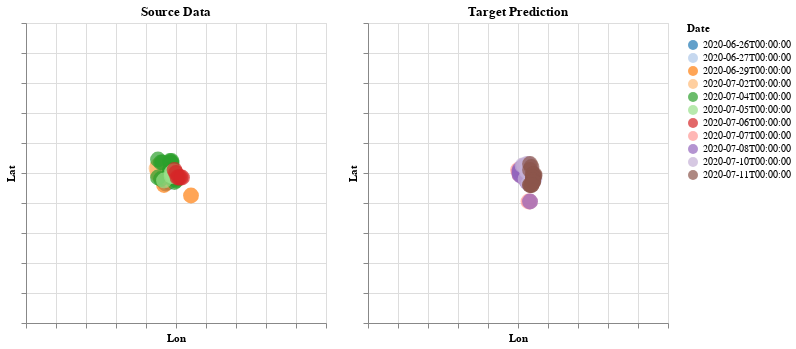

Notebook code cell kept with this figure:
### Code cell
# Illustrate what we are asking model to predict.
source = alt.Chart(t_df[t_df['Date'] <= centroid_date][['lat_grid', 'lon_grid', 'Date', 'tool']]
                  ,title = 'Source Data').mark_circle(size=250).encode(
    alt.X('lon_grid', title = 'Lon', axis=alt.Axis(labels=False), scale=alt.Scale(domain=[-100, 100])),
    alt.Y('lat_grid', title = 'Lat', axis=alt.Axis(labels=False), scale=alt.Scale(domain=[-100, 100])),
    color = alt.Color('Date:N', scale=alt.Scale(scheme = 'category20')),
    tooltip = 'tool'
).properties(height=300, width=300).interactive()

target = alt.Chart(t_df[t_df['Date'] > centroid_date][['lat_grid', 'lon_grid', 'Date', 'tool']]
                  ,title = 'Target Prediction').mark_circle(size=250).encode(
    alt.X('lon_grid', title = 'Lon', axis=alt.Axis(labels=False), scale=alt.Scale(domain=[-100, 100])),
    alt.Y('lat_grid', title = 'Lat', axis=alt.Axis(labels=False), scale=alt.Scale(domain=[-100, 100])),
    color = alt.Color('Date:N', scale=alt.Scale(scheme = 'category20')),
    tooltip = 'tool'
).properties(height=300, width=300).interactive()

source | target

### Figure 1 — Vega-Lite specification as saved in the notebook (floating-point values rounded to 4 significant figures)
{"config": {"view": {"continuousWidth": 400, "continuousHeight": 300}}, "hconcat": [{"data": {"name": "data-b34a321770ddd9944b43e85dd79549f0"}, "mark": {"type": "circle", "size": 250}, "encoding": {"color": {"field": "Date", "scale": {"scheme": "category20"}, "type": "nominal"}, "tooltip": {"field": "tool", "type": "nominal"}, "x": {"axis": {"labels": false}, "field": "lon_grid", "scale": {"domain": [-100, 100]}, "title": "Lon", "type": "quantitative"}, "y": {"axis": {"labels": false}, "field": "lat_grid", "scale": {"domain": [-100, 100]}, "title": "Lat", "type": "quantitative"}}, "height": 300, "selection": {"selector002": {"type": "interval", "bind": "scales", "encodings": ["x", "y"]}}, "title": "Source Data", "width": 300}, {"data": {"name": "data-e04e47a8e79a2b0d802afb26e957ed24"}, "mark": {"type": "circle", "size": 250}, "encoding": {"color": {"field": "Date", "scale": {"scheme": "category20"}, "type": "nominal"}, "tooltip": {"field": "tool", "type": "nominal"}, "x": {"axis": {"labels": false}, "field": "lon_grid", "scale": {"domain": [-100, 100]}, "title": "Lon", "type": "quantitative"}, "y": {"axis": {"labels": false}, "field": "lat_grid", "scale": {"domain": [-100, 100]}, "title": "Lat", "type": "quantitative"}}, "height": 300, "selection": {"selector003": {"type": "interval", "bind": "scales", "encodings": ["x", "y"]}}, "title": "Target Prediction", "width": 300}], "$schema": "https://vega.github.io/schema/vega-lite/v4.17.0.json", "datasets": {"data-b34a321770ddd9944b43e85dd79549f0": [{"lat_grid": -5.0, "lon_grid": -6.0, "Date": "2020-06-26T00:00:00", "tool": "-6.0 x -5.0"}, {"lat_grid": -5.0, "lon_grid": -5.0, "Date": "2020-06-26T00:00:00", "tool": "-5.0 x -5.0"}, {"lat_grid": -6.0, "lon_grid": -6.0, "Date": "2020-06-26T00:00:00", "tool": "-6.0 x -6.0"}, {"lat_grid": -6.0, "lon_grid": -5.0, "Date": "2020-06-26T00:00:00", "tool": "-5.0 x -6.0"}, {"lat_grid": -5.0, "lon_grid": -5.0, "Date": "2020-06-26T00:00:00", "tool": "-5.0 x -5.0"}, {"lat_grid": -5.0, "lon_grid": -6.0, "Date": "2020-06-26T00:00:00", "tool": "-6.0 x -5.0"}, {"lat_grid": -7.0, "lon_grid": -7.0, "Date": "2020-06-26T00:00:00", "tool": "-7.0 x -7.0"}, {"lat_grid": -3.0, "lon_grid": -6.0, "Date": "2020-06-27T00:00:00", "tool": "-6.0 x -3.0"}, {"lat_grid": -3.0, "lon_grid": -6.0, "Date": "2020-06-27T00:00:00", "tool": "-6.0 x -3.0"}, {"lat_grid": -5.0, "lon_grid": -4.0, "Date": "2020-06-27T00:00:00", "tool": "-4.0 x -5.0"}, {"lat_grid": -8.0, "lon_grid": -8.0, "Date": "2020-06-29T00:00:00", "tool": "-8.0 x -8.0"}, {"lat_grid": -15.0, "lon_grid": 10.0, "Date": "2020-06-29T00:00:00", "tool": "10.0 x -15.0"}, {"lat_grid": 5.0, "lon_grid": -12.0, "Date": "2020-07-02T00:00:00", "tool": "-12.0 x 5.0"}, {"lat_grid": 4.0, "lon_grid": -11.0, "Date": "2020-07-02T00:00:00", "tool": "-11.0 x 4.0"}, {"lat_grid": 4.0, "lon_grid": -10.0, "Date": "2020-07-02T00:00:00", "tool": "-10.0 x 4.0"}, {"lat_grid": 4.0, "lon_grid": -8.0, "Date": "2020-07-02T00:00:00", "tool": "-8.0 x 4.0"}, {"lat_grid": 3.0, "lon_grid": -13.0, "Date": "2020-07-02T00:00:00", "tool": "-13.0 x 3.0"}, {"lat_grid": 3.0, "lon_grid": -11.0, "Date": "2020-07-02T00:00:00", "tool": "-11.0 x 3.0"}, {"lat_grid": 2.0, "lon_grid": -7.0, "Date": "2020-07-02T00:00:00", "tool": "-7.0 x 2.0"}, {"lat_grid": 1.0, "lon_grid": -7.0, "Date": "2020-07-02T00:00:00", "tool": "-7.0 x 1.0"}, {"lat_grid": 2.0, "lon_grid": -11.0, "Date": "2020-07-02T00:00:00", "tool": "-11.0 x 2.0"}, {"lat_grid": 0.0, "lon_grid": -11.0, "Date": "2020-07-02T00:00:00", "tool": "-11.0 x 0.0"}, {"lat_grid": 0.0, "lon_grid": -7.0, "Date": "2020-07-02T00:00:00", "tool": "-7.0 x 0.0"}, {"lat_grid": 0.0, "lon_grid": -6.0, "Date": "2020-07-02T00:00:00", "tool": "-6.0 x 0.0"}, {"lat_grid": -1.0, "lon_grid": -12.0, "Date": "2020-07-02T00:00:00", "tool": "-12.0 x -1.0"}, {"lat_grid": -1.0, "lon_grid": -10.0, "Date": "2020-07-02T00:00:00", "tool": "-10.0 x -1.0"}, {"lat_grid": 5.0, "lon_grid": -12.0, "Date": "2020-07-02T00:00:00", "tool": "-12.0 x 5.0"}, {"lat_grid": 5.0, "lon_grid": -10.0, "Date": "2020-07-02T00:00:00", "tool": "-10.0 x 5.0"}, {"lat_grid": 5.0, "lon_grid": -9.0, "Date": "2020-07-02T00:00:00", "tool": "-9.0 x 5.0"}, {"lat_grid": 4.0, "lon_grid": -7.0, "Date": "2020-07-02T00:00:00", "tool": "-7.0 x 4.0"}, {"lat_grid": 4.0, "lon_grid": -12.0, "Date": "2020-07-02T00:00:00", "tool": "-12.0 x 4.0"}, {"lat_grid": 3.0, "lon_grid": -8.0, "Date": "2020-07-02T00:00:00", "tool": "-8.0 x 3.0"}, {"lat_grid": 1.0, "lon_grid": -6.0, "Date": "2020-07-02T00:00:00", "tool": "-6.0 x 1.0"}, {"lat_grid": 2.0, "lon_grid": -12.0, "Date": "2020-07-02T00:00:00", "tool": "-12.0 x 2.0"}, {"lat_grid": 2.0, "lon_grid": -8.0, "Date": "2020-07-02T00:00:00", "tool": "-8.0 x 2.0"}, {"lat_grid": 1.0, "lon_grid": -12.0, "Date": "2020-07-02T00:00:00", "tool": "-12.0 x 1.0"}, {"lat_grid": 0.0, "lon_grid": -6.0, "Date": "2020-07-02T00:00:00", "tool": "-6.0 x 0.0"}, {"lat_grid": -1.0, "lon_grid": -11.0, "Date": "2020-07-02T00:00:00", "tool": "-11.0 x -1.0"}, {"lat_grid": -1.0, "lon_grid": -7.0, "Date": "2020-07-02T00:00:00", "tool": "-7.0 x -1.0"}, {"lat_grid": -2.0, "lon_grid": -11.0, "Date": "2020-07-02T00:00:00", "tool": "-11.0 x -2.0"}, {"lat_grid": 8.0, "lon_grid": -4.0, "Date": "2020-07-04T00:00:00", "tool": "-4.0 x 8.0"}, {"lat_grid": 9.0, "lon_grid": -12.0, "Date": "2020-07-04T00:00:00", "tool": "-12.0 x 9.0"}, {"lat_grid": 8.0, "lon_grid": -3.0, "Date": "2020-07-04T00:00:00", "tool": "-3.0 x 8.0"}, {"lat_grid": 7.0, "lon_grid": -4.0, "Date": "2020-07-04T00:00:00", "tool": "-4.0 x 7.0"}, {"lat_grid": 7.0, "lon_grid": -3.0, "Date": "2020-07-04T00:00:00", "tool": "-3.0 x 7.0"}, {"lat_grid": 7.0, "lon_grid": -10.0, "Date": "2020-07-04T00:00:00", "tool": "-10.0 x 7.0"}, {"lat_grid": 6.0, "lon_grid": -3.0, "Date": "2020-07-04T00:00:00", "tool": "-3.0 x 6.0"}, {"lat_grid": 7.0, "lon_grid": -9.0, "Date": "2020-07-04T00:00:00", "tool": "-9.0 x 7.0"}, {"lat_grid": 2.0, "lon_grid": -4.0, "Date": "2020-07-04T00:00:00", "tool": "-4.0 x 2.0"}, {"lat_grid": 1.0, "lon_grid": -4.0, "Date": "2020-07-04T00:00:00", "tool": "-4.0 x 1.0"}, {"lat_grid": 1.0, "lon_grid": -3.0, "Date": "2020-07-04T00:00:00", "tool": "-3.0 x 1.0"}, {"lat_grid": 0.0, "lon_grid": -4.0, "Date": "2020-07-04T00:00:00", "tool": "-4.0 x 0.0"}, {"lat_grid": 0.0, "lon_grid": -3.0, "Date": "2020-07-04T00:00:00", "tool": "-3.0 x 0.0"}, {"lat_grid": -4.0, "lon_grid": -1.0, "Date": "2020-07-04T00:00:00", "tool": "-1.0 x -4.0"}, {"lat_grid": -4.0, "lon_grid": 0.0, "Date": "2020-07-04T00:00:00", "tool": "0.0 x -4.0"}, {"lat_grid": -3.0, "lon_grid": -12.0, "Date": "2020-07-04T00:00:00", "tool": "-12.0 x -3.0"}, {"lat_grid": -4.0, "lon_grid": -10.0, "Date": "2020-07-04T00:00:00", "tool": "-10.0 x -4.0"}, {"lat_grid": -5.0, "lon_grid": 0.0, "Date": "2020-07-04T00:00:00", "tool": "0.0 x -5.0"}, {"lat_grid": -6.0, "lon_grid": -1.0, "Date": "2020-07-04T00:00:00", "tool": "-1.0 x -6.0"}, {"lat_grid": 1.0, "lon_grid": -2.0, "Date": "2020-07-05T00:00:00", "tool": "-2.0 x 1.0"}, {"lat_grid": 1.0, "lon_grid": -1.0, "Date": "2020-07-05T00:00:00", "tool": "-1.0 x 1.0"}, {"lat_grid": 0.0, "lon_grid": -3.0, "Date": "2020-07-05T00:00:00", "tool": "-3.0 x 0.0"}, {"lat_grid": -1.0, "lon_grid": -1.0, "Date": "2020-07-05T00:00:00", "tool": "-1.0 x -1.0"}, {"lat_grid": -2.0, "lon_grid": -2.0, "Date": "2020-07-05T00:00:00", "tool": "-2.0 x -2.0"}, {"lat_grid": -2.0, "lon_grid": -3.0, "Date": "2020-07-05T00:00:00", "tool": "-3.0 x -2.0"}, {"lat_grid": -5.0, "lon_grid": -8.0, "Date": "2020-07-05T00:00:00", "tool": "-8.0 x -5.0"}, {"lat_grid": 2.0, "lon_grid": -1.0, "Date": "2020-07-06T00:00:00", "tool": "-1.0 x 2.0"}, {"lat_grid": 0.0, "lon_grid": 0.0, "Date": "2020-07-06T00:00:00", "tool": "0.0 x 0.0"}, {"lat_grid": -3.0, "lon_grid": 3.0, "Date": "2020-07-06T00:00:00", "tool": "3.0 x -3.0"}, {"lat_grid": -3.0, "lon_grid": 1.0, "Date": "2020-07-06T00:00:00", "tool": "1.0 x -3.0"}, {"lat_grid": -3.0, "lon_grid": 2.0, "Date": "2020-07-06T00:00:00", "tool": "2.0 x -3.0"}, {"lat_grid": -3.0, "lon_grid": 4.0, "Date": "2020-07-06T00:00:00", "tool": "4.0 x -3.0"}], "data-e04e47a8e79a2b0d802afb26e957ed24": [{"lat_grid": 2.0, "lon_grid": 0.0, "Date": "2020-07-07T00:00:00", "tool": "0.0 x 2.0"}, {"lat_grid": 2.0, "lon_grid": 1.0, "Date": "2020-07-07T00:00:00", "tool": "1.0 x 2.0"}, {"lat_grid": 1.0, "lon_grid": 2.0, "Date": "2020-07-07T00:00:00", "tool": "2.0 x 1.0"}, {"lat_grid": 0.0, "lon_grid": 1.0, "Date": "2020-07-07T00:00:00", "tool": "1.0 x 0.0"}, {"lat_grid": -1.0, "lon_grid": 1.0, "Date": "2020-07-07T00:00:00", "tool": "1.0 x -1.0"}, {"lat_grid": -2.0, "lon_grid": 4.0, "Date": "2020-07-07T00:00:00", "tool": "4.0 x -2.0"}, {"lat_grid": -3.0, "lon_grid": 4.0, "Date": "2020-07-07T00:00:00", "tool": "4.0 x -3.0"}, {"lat_grid": -19.0, "lon_grid": 7.0, "Date": "2020-07-07T00:00:00", "tool": "7.0 x -19.0"}, {"lat_grid": -19.0, "lon_grid": 8.0, "Date": "2020-07-07T00:00:00", "tool": "8.0 x -19.0"}, {"lat_grid": 4.0, "lon_grid": 3.0, "Date": "2020-07-08T00:00:00", "tool": "3.0 x 4.0"}, {"lat_grid": 3.0, "lon_grid": 2.0, "Date": "2020-07-08T00:00:00", "tool": "2.0 x 3.0"}, {"lat_grid": 3.0, "lon_grid": 3.0, "Date": "2020-07-08T00:00:00", "tool": "3.0 x 3.0"}, {"lat_grid": 2.0, "lon_grid": 3.0, "Date": "2020-07-08T00:00:00", "tool": "3.0 x 2.0"}, {"lat_grid": 2.0, "lon_grid": 1.0, "Date": "2020-07-08T00:00:00", "tool": "1.0 x 2.0"}, {"lat_grid": 2.0, "lon_grid": 4.0, "Date": "2020-07-08T00:00:00", "tool": "4.0 x 2.0"}, {"lat_grid": 1.0, "lon_grid": 3.0, "Date": "2020-07-08T00:00:00", "tool": "3.0 x 1.0"}, {"lat_grid": 0.0, "lon_grid": 4.0, "Date": "2020-07-08T00:00:00", "tool": "4.0 x 0.0"}, {"lat_grid": 1.0, "lon_grid": 1.0, "Date": "2020-07-08T00:00:00", "tool": "1.0 x 1.0"}, {"lat_grid": 0.0, "lon_grid": 3.0, "Date": "2020-07-08T00:00:00", "tool": "3.0 x 0.0"}, {"lat_grid": -1.0, "lon_grid": 4.0, "Date": "2020-07-08T00:00:00", "tool": "4.0 x -1.0"}, {"lat_grid": 0.0, "lon_grid": 1.0, "Date": "2020-07-08T00:00:00", "tool": "1.0 x 0.0"}, {"lat_grid": -2.0, "lon_grid": 5.0, "Date": "2020-07-08T00:00:00", "tool": "5.0 x -2.0"}, {"lat_grid": -2.0, "lon_grid": 6.0, "Date": "2020-07-08T00:00:00", "tool": "6.0 x -2.0"}, {"lat_grid": -1.0, "lon_grid": 1.0, "Date": "2020-07-08T00:00:00", "tool": "1.0 x -1.0"}, {"lat_grid": -2.0, "lon_grid": 2.0, "Date": "2020-07-08T00:00:00", "tool": "2.0 x -2.0"}, {"lat_grid": -2.0, "lon_grid": 4.0, "Date": "2020-07-08T00:00:00", "tool": "4.0 x -2.0"}, {"lat_grid": -3.0, "lon_grid": 6.0, "Date": "2020-07-08T00:00:00", "tool": "6.0 x -3.0"}, {"lat_grid": -3.0, "lon_grid": 5.0, "Date": "2020-07-08T00:00:00", "tool": "5.0 x -3.0"}, {"lat_grid": -4.0, "lon_grid": 5.0, "Date": "2020-07-08T00:00:00", "tool": "5.0 x -4.0"}, {"lat_grid": -6.0, "lon_grid": 6.0, "Date": "2020-07-08T00:00:00", "tool": "6.0 x -6.0"}, {"lat_grid": -19.0, "lon_grid": 8.0, "Date": "2020-07-08T00:00:00", "tool": "8.0 x -19.0"}, {"lat_grid": 6.0, "lon_grid": 7.0, "Date": "2020-07-10T00:00:00", "tool": "7.0 x 6.0"}, {"lat_grid": 6.0, "lon_grid": 6.0, "Date": "2020-07-10T00:00:00", "tool": "6.0 x 6.0"}, {"lat_grid": 5.0, "lon_grid": 3.0, "Date": "2020-07-10T00:00:00", "tool": "3.0 x 5.0"}, {"lat_grid": 5.0, "lon_grid": 4.0, "Date": "2020-07-10T00:00:00", "tool": "4.0 x 5.0"}, {"lat_grid": 4.0, "lon_grid": 7.0, "Date": "2020-07-10T00:00:00", "tool": "7.0 x 4.0"}, {"lat_grid": 3.0, "lon_grid": 7.0, "Date": "2020-07-10T00:00:00", "tool": "7.0 x 3.0"}, {"lat_grid": 3.0, "lon_grid": 8.0, "Date": "2020-07-10T00:00:00", "tool": "8.0 x 3.0"}, {"lat_grid": 2.0, "lon_grid": 6.0, "Date": "2020-07-10T00:00:00", "tool": "6.0 x 2.0"}, {"lat_grid": 2.0, "lon_grid": 7.0, "Date": "2020-07-10T00:00:00", "tool": "7.0 x 2.0"}, {"lat_grid": 2.0, "lon_grid": 9.0, "Date": "2020-07-10T00:00:00", "tool": "9.0 x 2.0"}, {"lat_grid": 1.0, "lon_grid": 6.0, "Date": "2020-07-10T00:00:00", "tool": "6.0 x 1.0"}, {"lat_grid": 0.0, "lon_grid": 8.0, "Date": "2020-07-10T00:00:00", "tool": "8.0 x 0.0"}, {"lat_grid": 1.0, "lon_grid": 7.0, "Date": "2020-07-10T00:00:00", "tool": "7.0 x 1.0"}, {"lat_grid": -1.0, "lon_grid": 8.0, "Date": "2020-07-10T00:00:00", "tool": "8.0 x -1.0"}, {"lat_grid": -1.0, "lon_grid": 9.0, "Date": "2020-07-10T00:00:00", "tool": "9.0 x -1.0"}, {"lat_grid": -2.0, "lon_grid": 9.0, "Date": "2020-07-10T00:00:00", "tool": "9.0 x -2.0"}, {"lat_grid": -2.0, "lon_grid": 10.0, "Date": "2020-07-10T00:00:00", "tool": "10.0 x -2.0"}, {"lat_grid": -4.0, "lon_grid": 10.0, "Date": "2020-07-10T00:00:00", "tool": "10.0 x -4.0"}, {"lat_grid": -4.0, "lon_grid": 11.0, "Date": "2020-07-10T00:00:00", "tool": "11.0 x -4.0"}, {"lat_grid": -4.0, "lon_grid": 5.0, "Date": "2020-07-10T00:00:00", "tool": "5.0 x -4.0"}, {"lat_grid": -5.0, "lon_grid": 9.0, "Date": "2020-07-10T00:00:00", "tool": "9.0 x -5.0"}, {"lat_grid": -6.0, "lon_grid": 9.0, "Date": "2020-07-10T00:00:00", "tool": "9.0 x -6.0"}, {"lat_grid": -7.0, "lon_grid": 8.0, "Date": "2020-07-10T00:00:00", "tool": "8.0 x -7.0"}, {"lat_grid": -7.0, "lon_grid": 9.0, "Date": "2020-07-10T00:00:00", "tool": "9.0 x -7.0"}, {"lat_grid": -7.0, "lon_grid": 7.0, "Date": "2020-07-10T00:00:00", "tool": "7.0 x -7.0"}, {"lat_grid": 6.0, "lon_grid": 8.0, "Date": "2020-07-11T00:00:00", "tool": "8.0 x 6.0"}, {"lat_grid": 4.0, "lon_grid": 9.0, "Date": "2020-07-11T00:00:00", "tool": "9.0 x 4.0"}, {"lat_grid": 2.0, "lon_grid": 8.0, "Date": "2020-07-11T00:00:00", "tool": "8.0 x 2.0"}, {"lat_grid": -1.0, "lon_grid": 11.0, "Date": "2020-07-11T00:00:00", "tool": "11.0 x -1.0"}, {"lat_grid": -1.0, "lon_grid": 10.0, "Date": "2020-07-11T00:00:00", "tool": "10.0 x -1.0"}, {"lat_grid": -3.0, "lon_grid": 10.0, "Date": "2020-07-11T00:00:00", "tool": "10.0 x -3.0"}, {"lat_grid": -5.0, "lon_grid": 10.0, "Date": "2020-07-11T00:00:00", "tool": "10.0 x -5.0"}, {"lat_grid": -6.0, "lon_grid": 10.0, "Date": "2020-07-11T00:00:00", "tool": "10.0 x -6.0"}, {"lat_grid": -8.0, "lon_grid": 8.0, "Date": "2020-07-11T00:00:00", "tool": "8.0 x -8.0"}, {"lat_grid": -8.0, "lon_grid": 9.0, "Date": "2020-07-11T00:00:00", "tool": "9.0 x -8.0"}, {"lat_grid": -2.0, "lon_grid": 11.0, "Date": "2020-07-11T00:00:00", "tool": "11.0 x -2.0"}, {"lat_grid": -1.0, "lon_grid": 10.0, "Date": "2020-07-11T00:00:00", "tool": "10.0 x -1.0"}, {"lat_grid": -3.0, "lon_grid": 10.0, "Date": "2020-07-11T00:00:00", "tool": "10.0 x -3.0"}, {"lat_grid": -5.0, "lon_grid": 10.0, "Date": "2020-07-11T00:00:00", "tool": "10.0 x -5.0"}, {"lat_grid": -6.0, "lon_grid": 10.0, "Date": "2020-07-11T00:00:00", "tool": "10.0 x -6.0"}, {"lat_grid": -8.0, "lon_grid": 8.0, "Date": "2020-07-11T00:00:00", "tool": "8.0 x -8.0"}, {"lat_grid": -8.0, "lon_grid": 9.0, "Date": "2020-07-11T00:00:00", "tool": "9.0 x -8.0"}]}}
